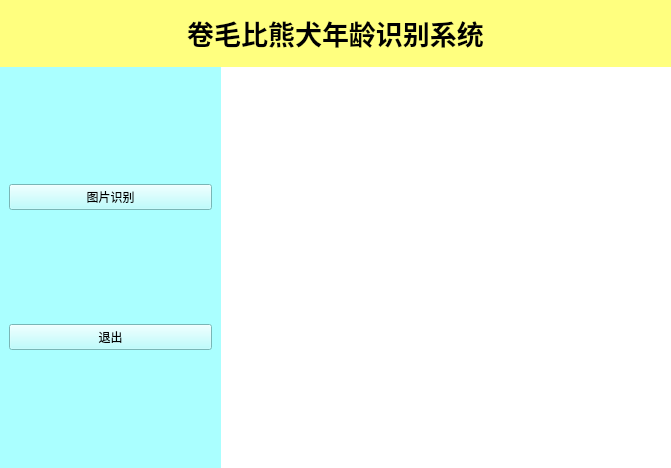
<?xml version="1.0" encoding="UTF-8"?>
<ui version="4.0">
 <class>NavWindow</class>
 <widget class="QMainWindow" name="NavWindow">
  <property name="geometry">
   <rect>
    <x>0</x>
    <y>0</y>
    <width>671</width>
    <height>468</height>
   </rect>
  </property>
  <property name="windowTitle">
   <string>MainWindow</string>
  </property>
  <widget class="QWidget" name="WT">
   <layout class="QVBoxLayout" name="verticalLayout" stretch="1,6">
    <property name="spacing">
     <number>0</number>
    </property>
    <property name="leftMargin">
     <number>0</number>
    </property>
    <property name="topMargin">
     <number>0</number>
    </property>
    <property name="rightMargin">
     <number>0</number>
    </property>
    <property name="bottomMargin">
     <number>0</number>
    </property>
    <item>
     <widget class="QWidget" name="widget_top" native="true">
      <property name="styleSheet">
       <string notr="true">background-color: rgb(255, 255, 127);</string>
      </property>
      <layout class="QVBoxLayout" name="verticalLayout_2">
       <property name="spacing">
        <number>0</number>
       </property>
       <property name="leftMargin">
        <number>0</number>
       </property>
       <property name="topMargin">
        <number>0</number>
       </property>
       <property name="rightMargin">
        <number>0</number>
       </property>
       <property name="bottomMargin">
        <number>0</number>
       </property>
       <item>
        <widget class="QLabel" name="title">
         <property name="text">
          <string>&lt;html&gt;&lt;head/&gt;&lt;body&gt;&lt;p align=&quot;center&quot;&gt;&lt;span style=&quot; font-size:20pt; font-weight:600;&quot;&gt;卷毛比熊犬年龄识别系统&lt;/span&gt;&lt;/p&gt;&lt;/body&gt;&lt;/html&gt;</string>
         </property>
        </widget>
       </item>
      </layout>
     </widget>
    </item>
    <item>
     <widget class="QWidget" name="widget_bottom" native="true">
      <property name="styleSheet">
       <string notr="true">background-color: rgb(255, 255, 255);</string>
      </property>
      <layout class="QHBoxLayout" name="horizontalLayout" stretch="1,2">
       <property name="spacing">
        <number>8</number>
       </property>
       <property name="leftMargin">
        <number>0</number>
       </property>
       <property name="topMargin">
        <number>0</number>
       </property>
       <property name="rightMargin">
        <number>0</number>
       </property>
       <property name="bottomMargin">
        <number>0</number>
       </property>
       <item>
        <widget class="QWidget" name="widget_bl" native="true">
         <property name="styleSheet">
          <string notr="true">background-color: rgb(170, 255, 255);</string>
         </property>
         <layout class="QVBoxLayout" name="verticalLayout_3">
          <item>
           <widget class="QPushButton" name="pushButton">
            <property name="text">
             <string>图片识别</string>
            </property>
           </widget>
          </item>
          <item>
           <widget class="QPushButton" name="pushButton_2">
            <property name="text">
             <string>退出</string>
            </property>
           </widget>
          </item>
         </layout>
        </widget>
       </item>
       <item>
        <widget class="QWidget" name="widget_br" native="true">
         <layout class="QHBoxLayout" name="horizontalLayout_2">
          <item>
           <widget class="QLabel" name="label">
            <property name="sizePolicy">
             <sizepolicy hsizetype="Preferred" vsizetype="Preferred">
              <horstretch>0</horstretch>
              <verstretch>0</verstretch>
             </sizepolicy>
            </property>
            <property name="styleSheet">
             <string notr="true">image: url(:/dog/show.jpg);
</string>
            </property>
            <property name="text">
             <string/>
            </property>
           </widget>
          </item>
         </layout>
        </widget>
       </item>
      </layout>
     </widget>
    </item>
   </layout>
  </widget>
 </widget>
 <resources>
  <include location="img/dog.qrc"/>
 </resources>
 <connections/>
</ui>
